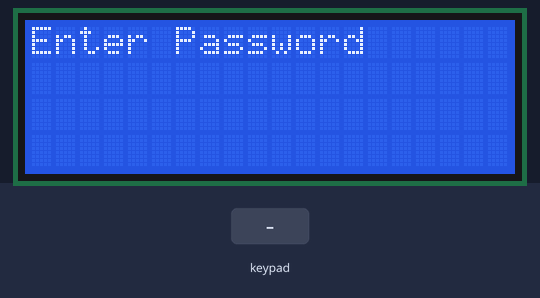
Bench run of a sketch on a simulated Arduino Uno, built with avr-gcc and run on an emulated ATmega328P. On the bench: 20×4 character LCD. The inputs (shaded band) are chosen by the test bench. What the sketch prints to the serial monitor is not drawn.

Above: at 3.2 s.
3.3 s: keypad keys 7 + 5 = pressed 0.4 s apart
At 5.2 s:
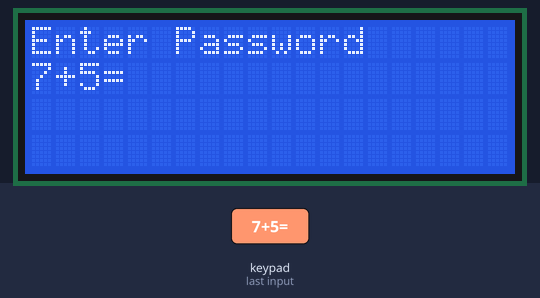
6.4 s: key '/' pressed
7.9 s: keypad keys 6 * 7 = pressed 0.4 s apart
At 9.2 s:
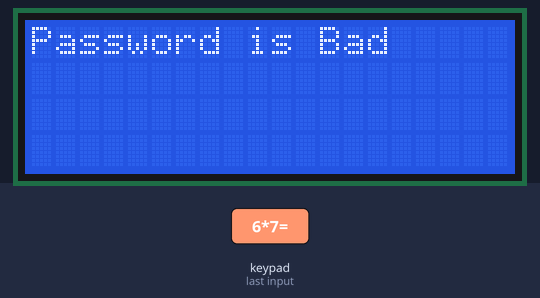
12.5 s: key '*' pressed
At 14.7 s:
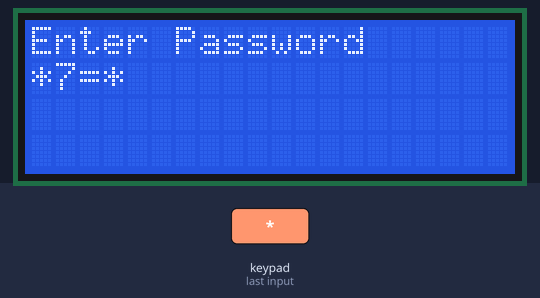
15.0 s: key 'C' pressed
16.5 s: keypad keys 8 / 2 = pressed 0.4 s apart
At 21.85 s:
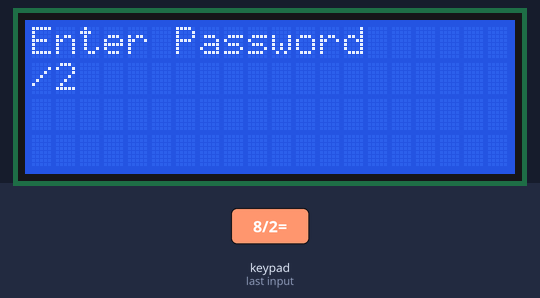
Timing chart, 0 to 22.1 s (numbered marks = the images above; inputs shaded):
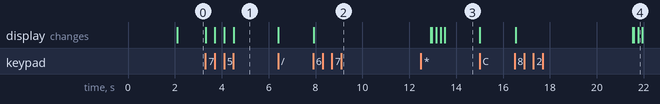

Measured:
- after the input at 3.3 s, the display: first changes at once (image 1 shows a later state)
- after the input at 7.9 s, the display: changes at once (image 2)
- after the input at 12.5 s, the display: first differs from a run without the input after 1.0 s (image 3)
- after the input at 16.5 s, the display: first changes at once (image 4 shows a later state)

The sketch:

Lat2_Pass.ino
```cpp
#include <Keypad.h>
#include <Wire.h>
#include <LiquidCrystal_I2C.h>
#define Password_Lenght 7

LiquidCrystal_I2C lcd(0x20,20,4);
char Data[Password_Lenght];
char Master[Password_Lenght] = "202003";

byte data_count = 0;
bool Pass_is_good;

char customKey;
const byte ROWS = 4;
const byte COLS = 4;

char keys[ROWS][COLS] = {
  {'7', '8', '9', '/'}, // disesuiakan dengan keypad
  {'4', '5', '6', '*'},
  {'1', '2', '3', '-'},
  {'C', '0', '=', '+'}
};

byte rowPins[ROWS] = {9,8,7,6};
byte colPins[COLS] = {5,4,3,2};

Keypad customKeypad = Keypad(makeKeymap(keys), rowPins, colPins, ROWS, COLS);

void setup() {
  Serial.begin(9600);
  lcd.init();
  lcd.backlight();

  lcd.print("Password");
  lcd.setCursor(0,1);
  lcd.print("By : Raditya Ari");

  delay(2000);
  lcd.clear();
}

void loop() {
  lcd.setCursor(0,0);
  lcd.print("Enter Password");
  customKey = customKeypad.getKey();

  if(customKey){
    Data[data_count] = customKey;
    lcd.setCursor(data_count, 1);
    lcd.print(Data[data_count]);
    Serial.print(Data[data_count]); //inputan keypad
    data_count++;
  }

  if(data_count == Password_Lenght-1){
    lcd.clear();
    lcd.setCursor(0,0);
    lcd.print("Password is ");

    if(!strcmp(Data, Master))
      lcd.print("Good");
    else
      lcd.print("Bad");
    Serial.println("=" + String(Master)); // dari Password Master
    delay(5000);
    lcd.clear();
    clearData();

  }
}

void clearData(){
  while(data_count != 0){
    Data[data_count--] = 0;
  }
  return;
}
```
